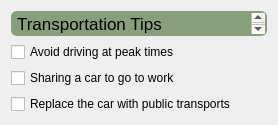
           <widget class="QFrame" name="verticalFrame">
            <layout class="QVBoxLayout" name="verticalLayout_5">
             <item>
              <widget class="QTextEdit" name="textEdit_6">
               <property name="maximumSize">
                <size>
                 <width>16777215</width>
                 <height>25</height>
                </size>
               </property>
               <property name="styleSheet">
                <string notr="true">QTextEdit{

	border: 2px solid rgb(37, 39, 48);
	border-radius: 6px;
	border-color: rgb(136, 159, 124);
	background-color: rgb(136, 159, 124);

}</string>
               </property>
               <property name="html">
                <string>&lt;!DOCTYPE HTML PUBLIC &quot;-//W3C//DTD HTML 4.0//EN&quot; &quot;http://www.w3.org/TR/REC-html40/strict.dtd&quot;&gt;
&lt;html&gt;&lt;head&gt;&lt;meta name=&quot;qrichtext&quot; content=&quot;1&quot; /&gt;&lt;meta charset=&quot;utf-8&quot; /&gt;&lt;style type=&quot;text/css&quot;&gt;
p, li { white-space: pre-wrap; }
&lt;/style&gt;&lt;/head&gt;&lt;body style=&quot; font-family:'.AppleSystemUIFont'; font-size:13pt; font-weight:400; font-style:normal;&quot;&gt;
&lt;p style=&quot; margin-top:0px; margin-bottom:0px; margin-left:0px; margin-right:0px; -qt-block-indent:0; text-indent:0px;&quot;&gt;Transportation Tips&lt;/p&gt;&lt;/body&gt;&lt;/html&gt;</string>
               </property>
              </widget>
             </item>
             <item>
              <widget class="QCheckBox" name="checkBox_8">
               <property name="text">
                <string>Avoid driving at peak times</string>
               </property>
              </widget>
             </item>
             <item>
              <widget class="QCheckBox" name="checkBox_10">
               <property name="text">
                <string>Sharing a car to go to work</string>
               </property>
              </widget>
             </item>
             <item>
              <widget class="QCheckBox" name="checkBox_9">
               <property name="text">
                <string>Replace the car with public transports </string>
               </property>
              </widget>
             </item>
            </layout>
           </widget>
